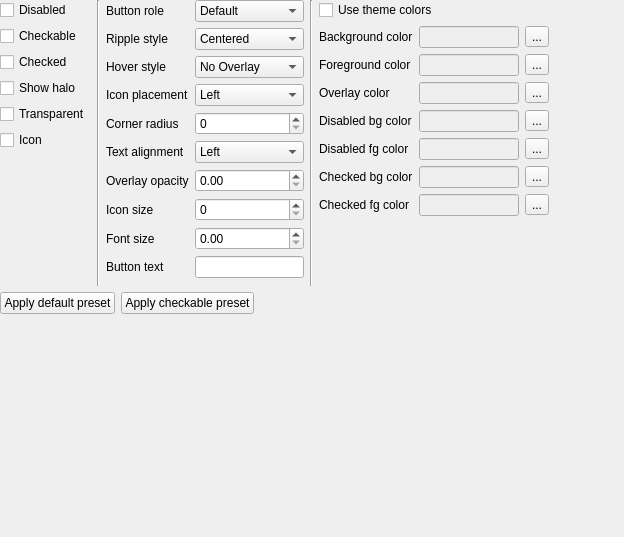
<?xml version="1.0" encoding="UTF-8"?>
<ui version="4.0">
 <class>FlatButtonSettingsForm</class>
 <widget class="QWidget" name="FlatButtonSettingsForm">
  <property name="geometry">
   <rect>
    <x>0</x>
    <y>0</y>
    <width>624</width>
    <height>537</height>
   </rect>
  </property>
  <property name="windowTitle">
   <string>Form</string>
  </property>
  <widget class="QWidget" name="verticalLayoutWidget">
   <property name="geometry">
    <rect>
     <x>0</x>
     <y>0</y>
     <width>549</width>
     <height>314</height>
    </rect>
   </property>
   <layout class="QVBoxLayout" name="verticalLayout_2">
    <item>
     <layout class="QHBoxLayout" name="horizontalLayout">
      <item>
       <layout class="QVBoxLayout" name="verticalLayout">
        <item>
         <widget class="QCheckBox" name="disabledCheckBox">
          <property name="text">
           <string>Disabled</string>
          </property>
         </widget>
        </item>
        <item>
         <widget class="QCheckBox" name="checkableCheckBox">
          <property name="text">
           <string>Checkable</string>
          </property>
         </widget>
        </item>
        <item>
         <widget class="QCheckBox" name="checkedCheckBox">
          <property name="text">
           <string>Checked</string>
          </property>
         </widget>
        </item>
        <item>
         <widget class="QCheckBox" name="showHaloCheckBox">
          <property name="text">
           <string>Show halo</string>
          </property>
         </widget>
        </item>
        <item>
         <widget class="QCheckBox" name="transparentCheckBox">
          <property name="text">
           <string>Transparent</string>
          </property>
         </widget>
        </item>
        <item>
         <widget class="QCheckBox" name="iconCheckBox">
          <property name="text">
           <string>Icon</string>
          </property>
         </widget>
        </item>
        <item>
         <spacer name="verticalSpacer">
          <property name="orientation">
           <enum>Qt::Vertical</enum>
          </property>
          <property name="sizeHint" stdset="0">
           <size>
            <width>20</width>
            <height>40</height>
           </size>
          </property>
         </spacer>
        </item>
       </layout>
      </item>
      <item>
       <widget class="Line" name="line">
        <property name="orientation">
         <enum>Qt::Vertical</enum>
        </property>
       </widget>
      </item>
      <item>
       <layout class="QFormLayout" name="formLayout">
        <item row="0" column="0">
         <widget class="QLabel" name="buttonRoleLabel">
          <property name="text">
           <string>Button role</string>
          </property>
         </widget>
        </item>
        <item row="0" column="1">
         <widget class="QComboBox" name="buttonRoleComboBox">
          <item>
           <property name="text">
            <string>Default</string>
           </property>
          </item>
          <item>
           <property name="text">
            <string>Primary</string>
           </property>
          </item>
          <item>
           <property name="text">
            <string>Secondary</string>
           </property>
          </item>
         </widget>
        </item>
        <item row="1" column="0">
         <widget class="QLabel" name="rippleStyleLabel">
          <property name="text">
           <string>Ripple style</string>
          </property>
         </widget>
        </item>
        <item row="1" column="1">
         <widget class="QComboBox" name="rippleStyleComboBox">
          <item>
           <property name="text">
            <string>Centered</string>
           </property>
          </item>
          <item>
           <property name="text">
            <string>Positioned</string>
           </property>
          </item>
          <item>
           <property name="text">
            <string>No Ripple</string>
           </property>
          </item>
         </widget>
        </item>
        <item row="2" column="0">
         <widget class="QLabel" name="hoverStyleLabel">
          <property name="text">
           <string>Hover style</string>
          </property>
         </widget>
        </item>
        <item row="2" column="1">
         <widget class="QComboBox" name="hoverStyleComboBox">
          <item>
           <property name="text">
            <string>No Overlay</string>
           </property>
          </item>
          <item>
           <property name="text">
            <string>Tinted Overlay</string>
           </property>
          </item>
          <item>
           <property name="text">
            <string>Gray Overlay</string>
           </property>
          </item>
         </widget>
        </item>
        <item row="3" column="0">
         <widget class="QLabel" name="iconPlacementLabel">
          <property name="text">
           <string>Icon placement</string>
          </property>
         </widget>
        </item>
        <item row="3" column="1">
         <widget class="QComboBox" name="iconPlacementComboBox">
          <item>
           <property name="text">
            <string>Left</string>
           </property>
          </item>
          <item>
           <property name="text">
            <string>Right</string>
           </property>
          </item>
         </widget>
        </item>
        <item row="4" column="0">
         <widget class="QLabel" name="cornerRadiusLabel">
          <property name="text">
           <string>Corner radius</string>
          </property>
         </widget>
        </item>
        <item row="4" column="1">
         <widget class="QSpinBox" name="cornerRadiusSpinBox"/>
        </item>
        <item row="6" column="0">
         <widget class="QLabel" name="overlayOpacityLabel">
          <property name="text">
           <string>Overlay opacity</string>
          </property>
         </widget>
        </item>
        <item row="6" column="1">
         <widget class="QDoubleSpinBox" name="overlayOpacityDoubleSpinBox">
          <property name="maximum">
           <double>1.000000000000000</double>
          </property>
          <property name="singleStep">
           <double>0.050000000000000</double>
          </property>
         </widget>
        </item>
        <item row="7" column="0">
         <widget class="QLabel" name="iconSizeLabel">
          <property name="text">
           <string>Icon size</string>
          </property>
         </widget>
        </item>
        <item row="7" column="1">
         <widget class="QSpinBox" name="iconSizeSpinBox"/>
        </item>
        <item row="8" column="0">
         <widget class="QLabel" name="fontSizeLabel">
          <property name="text">
           <string>Font size</string>
          </property>
         </widget>
        </item>
        <item row="8" column="1">
         <widget class="QDoubleSpinBox" name="fontSizeDoubleSpinBox"/>
        </item>
        <item row="9" column="0">
         <widget class="QLabel" name="buttonTextLabel">
          <property name="text">
           <string>Button text</string>
          </property>
         </widget>
        </item>
        <item row="9" column="1">
         <widget class="QLineEdit" name="buttonTextLineEdit"/>
        </item>
        <item row="5" column="0">
         <widget class="QLabel" name="textAlignmentLabel">
          <property name="text">
           <string>Text alignment</string>
          </property>
         </widget>
        </item>
        <item row="5" column="1">
         <widget class="QComboBox" name="textAlignmentComboBox">
          <item>
           <property name="text">
            <string>Left</string>
           </property>
          </item>
          <item>
           <property name="text">
            <string>Center</string>
           </property>
          </item>
         </widget>
        </item>
       </layout>
      </item>
      <item>
       <widget class="Line" name="line_2">
        <property name="orientation">
         <enum>Qt::Vertical</enum>
        </property>
       </widget>
      </item>
      <item>
       <layout class="QVBoxLayout" name="verticalLayout_4">
        <item>
         <widget class="QCheckBox" name="useThemeColorsCheckBox">
          <property name="text">
           <string>Use theme colors</string>
          </property>
         </widget>
        </item>
        <item>
         <layout class="QFormLayout" name="formLayout_2">
          <item row="0" column="0">
           <widget class="QLabel" name="backgroundColorLabel">
            <property name="text">
             <string>Background color</string>
            </property>
           </widget>
          </item>
          <item row="0" column="1">
           <layout class="QHBoxLayout" name="horizontalLayout_3">
            <item>
             <widget class="QLineEdit" name="backgroundColorLineEdit">
              <property name="enabled">
               <bool>false</bool>
              </property>
             </widget>
            </item>
            <item>
             <widget class="QToolButton" name="backgroundColorToolButton">
              <property name="text">
               <string>...</string>
              </property>
             </widget>
            </item>
           </layout>
          </item>
          <item row="1" column="0">
           <widget class="QLabel" name="foregroundColorLabel">
            <property name="text">
             <string>Foreground color</string>
            </property>
           </widget>
          </item>
          <item row="1" column="1">
           <layout class="QHBoxLayout" name="horizontalLayout_4">
            <item>
             <widget class="QLineEdit" name="foregroundColorLineEdit">
              <property name="enabled">
               <bool>false</bool>
              </property>
             </widget>
            </item>
            <item>
             <widget class="QToolButton" name="foregroundColorToolButton">
              <property name="text">
               <string>...</string>
              </property>
             </widget>
            </item>
           </layout>
          </item>
          <item row="2" column="0">
           <widget class="QLabel" name="overlayColorLabel">
            <property name="text">
             <string>Overlay color</string>
            </property>
           </widget>
          </item>
          <item row="2" column="1">
           <layout class="QHBoxLayout" name="horizontalLayout_5">
            <item>
             <widget class="QLineEdit" name="overlayColorLineEdit">
              <property name="enabled">
               <bool>false</bool>
              </property>
             </widget>
            </item>
            <item>
             <widget class="QToolButton" name="overlayColorToolButton">
              <property name="text">
               <string>...</string>
              </property>
             </widget>
            </item>
           </layout>
          </item>
          <item row="3" column="0">
           <widget class="QLabel" name="disabledBgColorLabel">
            <property name="text">
             <string>Disabled bg color</string>
            </property>
           </widget>
          </item>
          <item row="3" column="1">
           <layout class="QHBoxLayout" name="horizontalLayout_6">
            <item>
             <widget class="QLineEdit" name="disabledBgColorLineEdit">
              <property name="enabled">
               <bool>false</bool>
              </property>
             </widget>
            </item>
            <item>
             <widget class="QToolButton" name="disabledBgColorToolButton">
              <property name="text">
               <string>...</string>
              </property>
             </widget>
            </item>
           </layout>
          </item>
          <item row="4" column="0">
           <widget class="QLabel" name="disabledFgColorLabel">
            <property name="text">
             <string>Disabled fg color</string>
            </property>
           </widget>
          </item>
          <item row="4" column="1">
           <layout class="QHBoxLayout" name="horizontalLayout_7">
            <item>
             <widget class="QLineEdit" name="disabledFgColorLineEdit">
              <property name="enabled">
               <bool>false</bool>
              </property>
             </widget>
            </item>
            <item>
             <widget class="QToolButton" name="disabledFgColorToolButton">
              <property name="text">
               <string>...</string>
              </property>
             </widget>
            </item>
           </layout>
          </item>
          <item row="5" column="0">
           <widget class="QLabel" name="checkedBgColorLabel">
            <property name="text">
             <string>Checked bg color</string>
            </property>
           </widget>
          </item>
          <item row="6" column="0">
           <widget class="QLabel" name="checkedFgColorLabel">
            <property name="text">
             <string>Checked fg color</string>
            </property>
           </widget>
          </item>
          <item row="5" column="1">
           <layout class="QHBoxLayout" name="horizontalLayout_2">
            <item>
             <widget class="QLineEdit" name="checkedBgColorLineEdit">
              <property name="enabled">
               <bool>false</bool>
              </property>
             </widget>
            </item>
            <item>
             <widget class="QToolButton" name="checkedBgColorToolButton">
              <property name="text">
               <string>...</string>
              </property>
             </widget>
            </item>
           </layout>
          </item>
          <item row="6" column="1">
           <layout class="QHBoxLayout" name="horizontalLayout_9">
            <item>
             <widget class="QLineEdit" name="checkedFgColorLineEdit">
              <property name="enabled">
               <bool>false</bool>
              </property>
             </widget>
            </item>
            <item>
             <widget class="QToolButton" name="checkedFgColorToolButton">
              <property name="text">
               <string>...</string>
              </property>
             </widget>
            </item>
           </layout>
          </item>
         </layout>
        </item>
       </layout>
      </item>
     </layout>
    </item>
    <item>
     <layout class="QHBoxLayout" name="horizontalLayout_8">
      <item>
       <widget class="QPushButton" name="defaultPresetPushButton">
        <property name="text">
         <string>Apply default preset</string>
        </property>
       </widget>
      </item>
      <item>
       <widget class="QPushButton" name="checkablePresetPushButton">
        <property name="text">
         <string>Apply checkable preset</string>
        </property>
       </widget>
      </item>
      <item>
       <spacer name="horizontalSpacer">
        <property name="orientation">
         <enum>Qt::Horizontal</enum>
        </property>
        <property name="sizeHint" stdset="0">
         <size>
          <width>40</width>
          <height>20</height>
         </size>
        </property>
       </spacer>
      </item>
     </layout>
    </item>
   </layout>
  </widget>
 </widget>
 <resources/>
 <connections/>
</ui>
